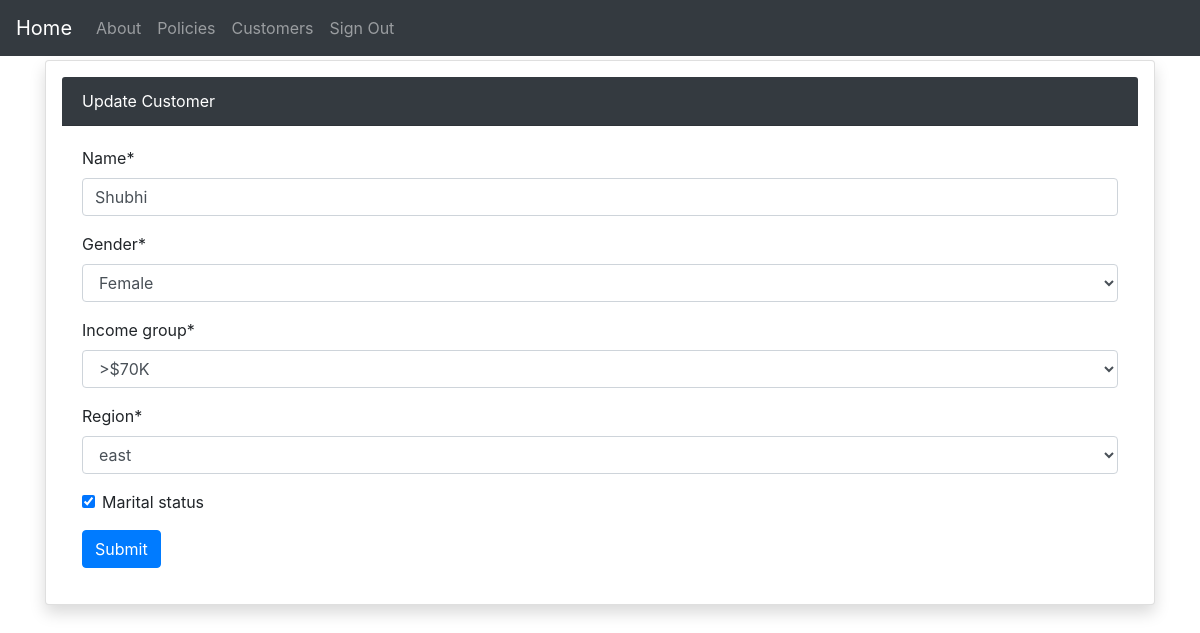
/update-customers/2 (signed in), run on the app's committed database.
### insurance/base/models.py (models this page shows, shortened)
class BaseModel(models.Model):
    created_at = models.DateTimeField(auto_now_add=True)
    updated_at = models.DateTimeField(auto_now=True)
    class Meta:
        abstract = True

class Customer(BaseModel):
    GENDER_CHOICES = (
        ("Male", "Male"),
        ("Female", "Female"),
        ("Other", "Other"),
    )
    INCOME_CHOICES = (
        ("0-25k", "0-$25k"),
        (">$70", ">$70K"),
        ("$25-$70", "$25-$70K"),
    )
    REGION_CHOICES = (
        ("east", "east"),
        ("west", "west"),
        ("south", "south"),
        ("north", "north"),
    )
    name = models.CharField(max_length=50)
    gender = models.CharField(max_length=50, choices=GENDER_CHOICES)
    income_group = models.CharField(max_length=50, choices=INCOME_CHOICES)
    region = models.CharField(max_length=50, choices=REGION_CHOICES)
    marital_status = models.BooleanField(default=False)
    class Meta:
        verbose_name = "Customer"
        verbose_name_plural = "Customers"

### insurance/base/views.py (the view, shortened to what this page needs)
# urls.py: path("update-customers/<str:pk>", update_customer, name="updateCustomer"),
@login_required(login_url="account_login")
def update_customer(request, pk):
    customer = Customer.objects.get(id=pk)
    form = CustomerForm(instance=customer)
    context = {"form": form, "form_name": "Update Customer"}
    return render(request, "customer/customer_form.html", context)

### insurance/base/forms.py
class CustomerForm(forms.ModelForm):
    class Meta:
        model = Customer
        fields = "__all__"

### insurance/utils/context_processors.py (called while the page is built)
def settings_context(_request):
    return {"DEBUG": settings.DEBUG}

### insurance/templates/customer/customer_form.html (shortened to what this page needs)
{% extends "base.html" %}
{% load crispy_forms_tags %}
{% block content %}
<div class="card shadow p-3 mb-5 bg-white rounded">
  <div class="card-header text-white bg-dark">
    {{ form_name }}
  </div>
  <div class="card-body">
    <form class="form-horizontal" method="post">
      {{ form|crispy }}
      <div class="control-group">
        <div class="controls">
          <button type="submit" class="btn btn-primary">Submit</button>
        </div>
      </div>
    </form>
  </div>
</div>
{% endblock content %}

### data on the page
Customer: name "Shubhi", gender "Female", income_group ">$70K", region "east", marital_status "☑"
